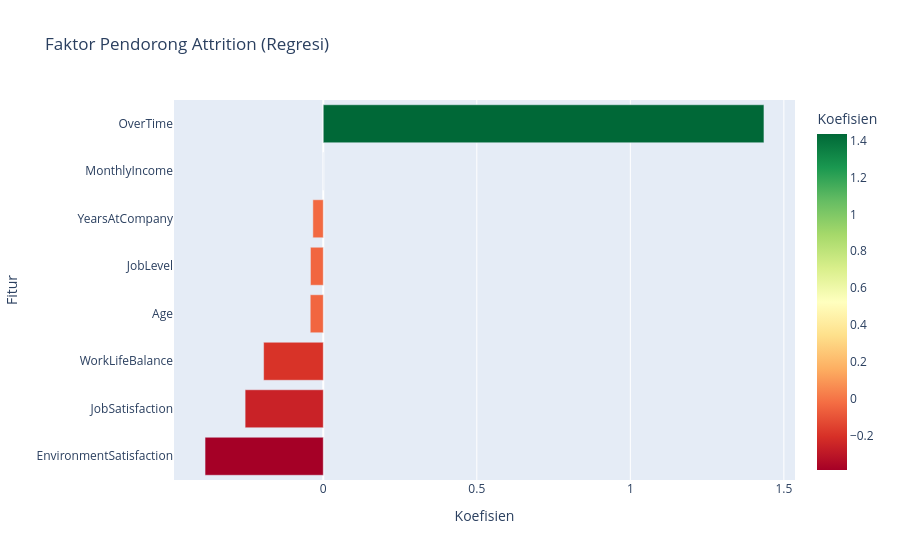
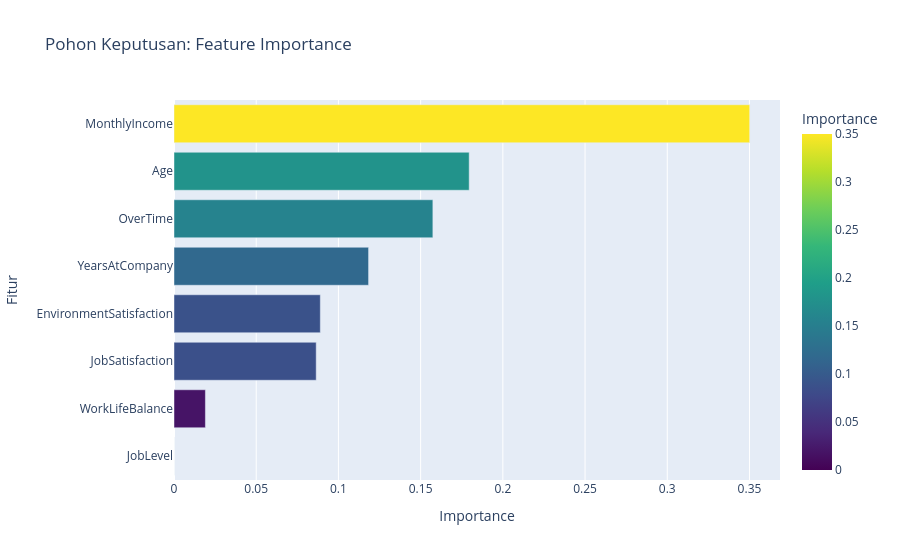
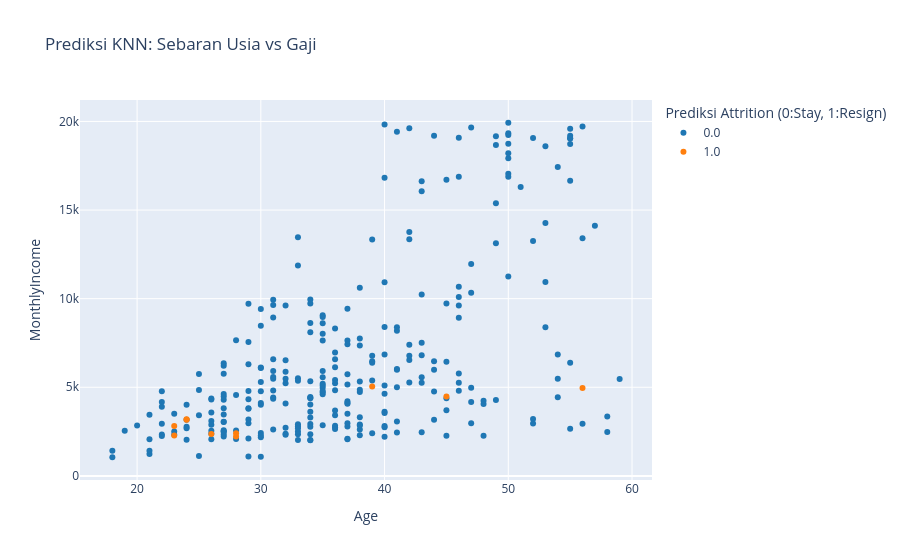
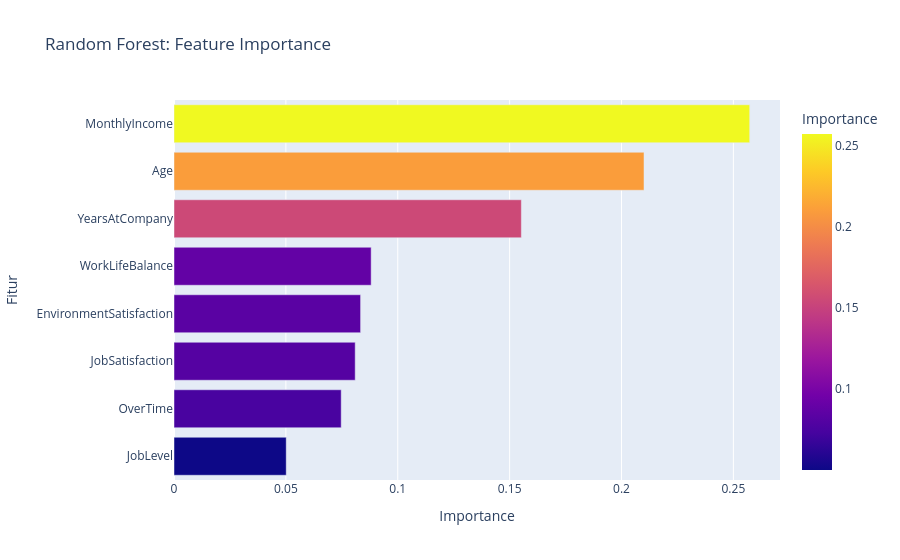

Here is the notebook cell these charts were saved with, in order:
### Markdown cell above
## 4. Modeling

### Code cell
# cell 2: Load Data (Gunakan fungsi dari script asli Anda)
def load_and_clean_data():
    # Asumsi file csv ada di direktori yang sama
    df = pd.read_csv('employee_data_clean.csv')
    df_cleaned = df.dropna(subset=['Attrition', 'Age', 'MonthlyIncome', 'OverTime']).copy()
    # Pastikan tipe data konsisten sebelum mapping
    df_cleaned['Attrition'] = df_cleaned['Attrition'].astype(float)
    df_cleaned['Attrition_Status'] = df_cleaned['Attrition'].map({1.0: 'Resigned', 0.0: 'Stayed'})
    return df_cleaned

df = load_and_clean_data()
print("Data Loaded Successfully!")

# cell 3: --- BAGIAN 2: MACHINE LEARNING (PREDICTIVE ANALYTICS) ---
print("Machine Learning Models & Insights")

# Preprocessing ML
ml_data = df[['Attrition', 'Age', 'MonthlyIncome', 'JobLevel', 'JobSatisfaction', 
              'EnvironmentSatisfaction', 'OverTime', 'YearsAtCompany', 'WorkLifeBalance']].copy()

le = LabelEncoder()
ml_data['OverTime'] = le.fit_transform(ml_data['OverTime'])

X = ml_data.drop('Attrition', axis=1)
y = ml_data['Attrition']
features_list = X.columns.tolist() 
X_train, X_test, y_train, y_test = train_test_split(X, y, test_size=0.2, random_state=42)

# Scaller khusus untuk KNN
scaler = StandardScaler()
X_train_scaled = scaler.fit_transform(X_train)
X_test_scaled = scaler.transform(X_test)


# --- A. Logistic Regression ---
lr = LogisticRegression(max_iter=1000)
lr.fit(X_train, y_train)
acc_lr = accuracy_score(y_test, lr.predict(X_test))
print(f"1. Logistic Regression (Acc: {acc_lr:.2%})")
coeffs = pd.DataFrame({'Fitur': X.columns, 'Koefisien': lr.coef_[0]}).sort_values(by='Koefisien')
# WARNA: Pakai gradasi Merah-Kuning-Hijau berdasarkan nilai koefisien
fig_lr = px.bar(coeffs, x='Koefisien', y='Fitur', orientation='h', title="Faktor Pendorong Attrition (Regresi)",
                color='Koefisien', color_continuous_scale='RdYlGn')
fig_lr.show()


# --- B. Decision Tree ---
dt = DecisionTreeClassifier(max_depth=5, random_state=42)
dt.fit(X_train, y_train)
acc_dt = accuracy_score(y_test, dt.predict(X_test))
print(f"2. Decision Tree (Acc: {acc_dt:.2%})")
feat_imp_dt = pd.DataFrame({'Fitur': X.columns, 'Importance': dt.feature_importances_}).sort_values(by='Importance')
# WARNA: Pakai gradasi warna tunggal (Viridis) biar kelihatan Fitur paling penting
fig_dt = px.bar(feat_imp_dt, x='Importance', y='Fitur', orientation='h', title="Pohon Keputusan: Feature Importance",
                color='Importance', color_continuous_scale='Viridis')
fig_dt.show()


# --- C. K-Nearest Neighbors (KNN) ---
knn = KNeighborsClassifier(n_neighbors=5)
knn.fit(X_train_scaled, y_train)
# Prediksi untuk visualisasi
y_pred_knn = knn.predict(X_test_scaled)
acc_knn = accuracy_score(y_test, y_pred_knn)
print(f"3. K-Nearest Neighbors (Acc: {acc_knn:.2%})")
# WARNA Titik: Pakai warna diskrit (kategori) yang kontras (D3)
fig_knn_val = px.scatter(X_test, x='Age', y='MonthlyIncome', color=y_pred_knn.astype(str),
                          title="Prediksi KNN: Sebaran Usia vs Gaji", 
                          labels={'color': 'Prediksi Attrition (0:Stay, 1:Resign)'},
                          color_discrete_sequence=px.colors.qualitative.D3)
fig_knn_val.show()


# --- D. Random Forest ---
rf = RandomForestClassifier(n_estimators=100, random_state=42)
rf.fit(X_train, y_train)
acc_rf = accuracy_score(y_test, rf.predict(X_test))
print(f"4. Random Forest (Acc: {acc_rf:.2%})")
feat_imp_rf = pd.DataFrame({'Fitur': X.columns, 'Importance': rf.feature_importances_}).sort_values(by='Importance')
# WARNA: Pakai gradasi Plasma
fig_rf = px.bar(feat_imp_rf, x='Importance', y='Fitur', orientation='h', title="Random Forest: Feature Importance",
                color='Importance', color_continuous_scale='Plasma')
fig_rf.show()


# --- E. XGBoost ---
xgb = XGBClassifier(use_label_encoder=False, eval_metric='logloss')
xgb.fit(X_train, y_train)
acc_xgb = accuracy_score(y_test, xgb.predict(X_test))
print(f"5. XGBoost (Acc: {acc_xgb:.2%})")
feat_imp_xgb = pd.DataFrame({'Fitur': X.columns, 'Importance': xgb.feature_importances_}).sort_values(by='Importance')
# WARNA: Pakai gradasi Cividis
fig_xgb = px.bar(feat_imp_xgb, x='Importance', y='Fitur', orientation='h', title="XGBoost: Feature Importance",
                 color='Importance', color_continuous_scale='Cividis')
fig_xgb.show()


# --- F. Clustering ---
print("6. Clustering (Segmentasi Karyawan)")
kmeans = KMeans(n_clusters=3, random_state=42, n_init=10)
df['Segment'] = kmeans.fit_predict(df[['Age', 'MonthlyIncome']])
# WARNA Titik: Pakai skema Set1 (disktrit kontras)
fig_cluster = px.scatter(df, x='Age', y='MonthlyIncome', color=df['Segment'].astype(str),
                          symbol='Attrition_Status', title="Segmentasi Karyawan (K-Means)",
                          labels={'color': 'Kluster Segment', 'symbol': 'Status Asli'},
                          color_discrete_sequence=px.colors.qualitative.Set1)
fig_cluster.show()


# cell 4: --- BAGIAN 3: DEEP LEARNING & PATTERN ANALYSIS ---
print("Deep Learning & Pattern Analysis")

# ANN
ann = MLPClassifier(hidden_layer_sizes=(64, 32), max_iter=500, random_state=42)
ann.fit(X_train_scaled, y_train)
acc_ann = accuracy_score(y_test, ann.predict(X_test_scaled))

print(f"1. Neural Networks (Acc: {acc_ann:.2%})")
ann_weights = np.abs(ann.coefs_[0]).sum(axis=1)
ann_imp_df = pd.DataFrame({'Fitur': features_list, 'Aktivitas': ann_weights}).sort_values(by='Aktivitas')
# WARNA: Pakai gradasi Turbo (warna-warni pelangi)
fig_ann = px.bar(ann_imp_df, x='Aktivitas', y='Fitur', orientation='h', title="ANN Feature Activation", 
                 color='Aktivitas', color_continuous_scale='Turbo', template="plotly_white")
fig_ann.show()


# Interaksi Pola Kompleks
print("2. Interaksi Pola Kompleks")
# Heatmap warnanya sudah ada bawaan (Viridis), kita biarkan
fig_inter = px.density_heatmap(df, x="Age", y="MonthlyIncome", z="Attrition", 
                                histfunc="avg", title="Heatmap Peluang Resign (Age vs Income)",
                                color_continuous_scale='Viridis', template="plotly_white")
fig_inter.show()

### Figure 1 — Plotly figure (JSON) as saved in the notebook; plotly's stock layout.template omitted (floating-point values rounded to 4 significant figures)
{"data": [{"hovertemplate": "Koefisien=%{marker.color}<br>Fitur=%{y}<extra></extra>", "legendgroup": "", "marker": {"color": [-0.385, -0.2545, -0.1943, -0.04242, -0.04173, -0.03391, -3.316e-05, 1.435], "coloraxis": "coloraxis", "pattern": {"shape": ""}}, "name": "", "orientation": "h", "showlegend": false, "textposition": "auto", "type": "bar", "x": [-0.385, -0.2545, -0.1943, -0.04242, -0.04173, -0.03391, -3.316e-05, 1.435], "xaxis": "x", "y": ["EnvironmentSatisfaction", "JobSatisfaction", "WorkLifeBalance", "Age", "JobLevel", "YearsAtCompany", "MonthlyIncome", "OverTime"], "yaxis": "y"}], "layout": {"barmode": "relative", "coloraxis": {"colorbar": {"title": {"text": "Koefisien"}}, "colorscale": [[0, "rgb(165,0,38)"], [0.1, "rgb(215,48,39)"], [0.2, "rgb(244,109,67)"], [0.3, "rgb(253,174,97)"], [0.4, "rgb(254,224,139)"], [0.5, "rgb(255,255,191)"], [0.6, "rgb(217,239,139)"], [0.7, "rgb(166,217,106)"], [0.8, "rgb(102,189,99)"], [0.9, "rgb(26,152,80)"], [1, "rgb(0,104,55)"]]}, "legend": {"tracegroupgap": 0}, "title": {"text": "Faktor Pendorong Attrition (Regresi)"}, "xaxis": {"anchor": "y", "domain": [0, 1], "title": {"text": "Koefisien"}}, "yaxis": {"anchor": "x", "domain": [0, 1], "title": {"text": "Fitur"}}}}

### Figure 2 — Plotly figure (JSON) as saved in the notebook; plotly's stock layout.template omitted (floating-point values rounded to 4 significant figures)
{"data": [{"hovertemplate": "Importance=%{marker.color}<br>Fitur=%{y}<extra></extra>", "legendgroup": "", "marker": {"color": [0.0, 0.0191, 0.08648, 0.08899, 0.1183, 0.1574, 0.1795, 0.3501], "coloraxis": "coloraxis", "pattern": {"shape": ""}}, "name": "", "orientation": "h", "showlegend": false, "textposition": "auto", "type": "bar", "x": [0.0, 0.0191, 0.08648, 0.08899, 0.1183, 0.1574, 0.1795, 0.3501], "xaxis": "x", "y": ["JobLevel", "WorkLifeBalance", "JobSatisfaction", "EnvironmentSatisfaction", "YearsAtCompany", "OverTime", "Age", "MonthlyIncome"], "yaxis": "y"}], "layout": {"barmode": "relative", "coloraxis": {"colorbar": {"title": {"text": "Importance"}}, "colorscale": [[0, "#440154"], [0.1111, "#482878"], [0.2222, "#3e4989"], [0.3333, "#31688e"], [0.4444, "#26828e"], [0.5556, "#1f9e89"], [0.6667, "#35b779"], [0.7778, "#6ece58"], [0.8889, "#b5de2b"], [1, "#fde725"]]}, "legend": {"tracegroupgap": 0}, "title": {"text": "Pohon Keputusan: Feature Importance"}, "xaxis": {"anchor": "y", "domain": [0, 1], "title": {"text": "Importance"}}, "yaxis": {"anchor": "x", "domain": [0, 1], "title": {"text": "Fitur"}}}}

### Figure 3 — Plotly figure (JSON) as saved in the notebook; plotly's stock layout.template omitted (floating-point values rounded to 4 significant figures; data arrays with more than 128 entries replaced by an {"elided": "..."} marker saying what was removed)
{"data": [{"hovertemplate": "Prediksi Attrition (0:Stay, 1:Resign)=0.0<br>Age=%{x}<br>MonthlyIncome=%{y}<extra></extra>", "legendgroup": "0.0", "marker": {"color": "#1F77B4", "symbol": "circle"}, "mode": "markers", "name": "0.0", "orientation": "v", "showlegend": true, "type": "scatter", "x": {"elided": "284 int values"}, "xaxis": "x", "y": {"elided": "284 int values"}, "yaxis": "y"}, {"hovertemplate": "Prediksi Attrition (0:Stay, 1:Resign)=1.0<br>Age=%{x}<br>MonthlyIncome=%{y}<extra></extra>", "legendgroup": "1.0", "marker": {"color": "#FF7F0E", "symbol": "circle"}, "mode": "markers", "name": "1.0", "orientation": "v", "showlegend": true, "type": "scatter", "x": [23, 28, 28, 39, 24, 56, 26, 24, 45, 23], "xaxis": "x", "y": [2275, 2216, 2408, 5042, 3172, 4963, 2366, 3202, 4477, 2819], "yaxis": "y"}], "layout": {"legend": {"title": {"text": "Prediksi Attrition (0:Stay, 1:Resign)"}, "tracegroupgap": 0}, "title": {"text": "Prediksi KNN: Sebaran Usia vs Gaji"}, "xaxis": {"anchor": "y", "domain": [0, 1], "title": {"text": "Age"}}, "yaxis": {"anchor": "x", "domain": [0, 1], "title": {"text": "MonthlyIncome"}}}}

### Figure 4 — Plotly figure (JSON) as saved in the notebook; plotly's stock layout.template omitted (floating-point values rounded to 4 significant figures)
{"data": [{"hovertemplate": "Importance=%{marker.color}<br>Fitur=%{y}<extra></extra>", "legendgroup": "", "marker": {"color": [0.05017, 0.07473, 0.08098, 0.08339, 0.08812, 0.1552, 0.2101, 0.2573], "coloraxis": "coloraxis", "pattern": {"shape": ""}}, "name": "", "orientation": "h", "showlegend": false, "textposition": "auto", "type": "bar", "x": [0.05017, 0.07473, 0.08098, 0.08339, 0.08812, 0.1552, 0.2101, 0.2573], "xaxis": "x", "y": ["JobLevel", "OverTime", "JobSatisfaction", "EnvironmentSatisfaction", "WorkLifeBalance", "YearsAtCompany", "Age", "MonthlyIncome"], "yaxis": "y"}], "layout": {"barmode": "relative", "coloraxis": {"colorbar": {"title": {"text": "Importance"}}, "colorscale": [[0, "#0d0887"], [0.1111, "#46039f"], [0.2222, "#7201a8"], [0.3333, "#9c179e"], [0.4444, "#bd3786"], [0.5556, "#d8576b"], [0.6667, "#ed7953"], [0.7778, "#fb9f3a"], [0.8889, "#fdca26"], [1, "#f0f921"]]}, "legend": {"tracegroupgap": 0}, "title": {"text": "Random Forest: Feature Importance"}, "xaxis": {"anchor": "y", "domain": [0, 1], "title": {"text": "Importance"}}, "yaxis": {"anchor": "x", "domain": [0, 1], "title": {"text": "Fitur"}}}}
